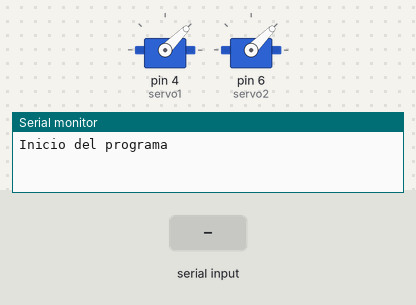
Simulated run of this sketch. Board: Arduino Uno, built with avr-gcc and run on an emulated ATmega328P. On the bench: 2 × servo, the last lines printed to the serial monitor. The inputs (shaded band) are chosen by the test bench.

Above: at 1.2 s.
1.3 s: "b" received over the second serial link
At 2.1 s:
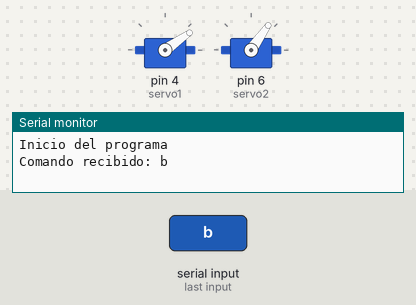
2.8 s: "a" received over the second serial link
At 3.3 s:
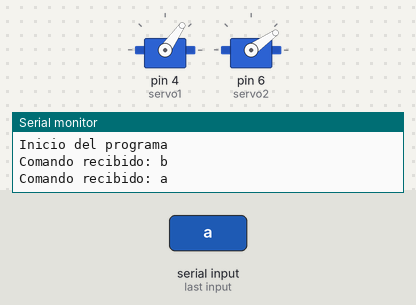
4.4 s: "d" received over the second serial link
At 5.6 s:
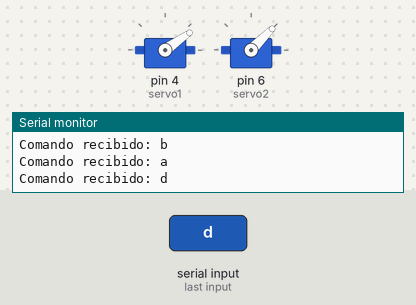
5.9 s: "c" received over the second serial link
At 6.8 s:
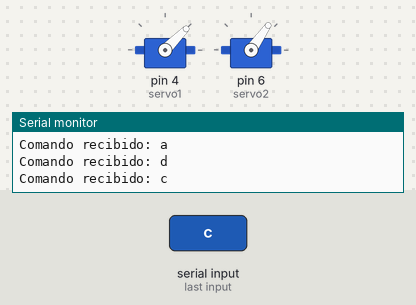
7.4 s: "b" received over the second serial link
At 8.0 s:
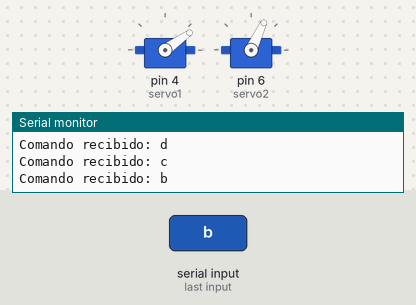
8.9 s: "a" received over the second serial link
At 10.5 s:
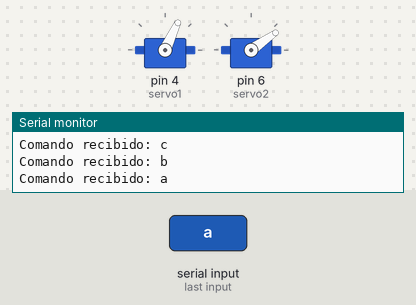
Timing chart, 0 to 12.0 s (numbered marks = the images above; inputs shaded):
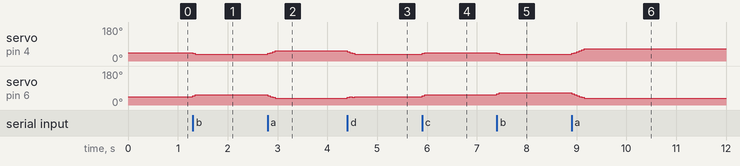

Measured:
- after the input at 1.3 s, servo on pin 4 (servo1): 45° → 35° at once; servo on pin 6 (servo2): 45° → 55° at once
- after the input at 2.8 s, servo on pin 4 (servo1): 35° → 55° at once; servo on pin 6 (servo2): 55° → 35° at once
- after the input at 4.4 s, servo on pin 4 (servo1): 55° → 35° at once; servo on pin 6 (servo2): 35° → 45° at once
- after the input at 5.9 s, servo on pin 4 (servo1): 35° → 45° at once; servo on pin 6 (servo2): 45° → 55° at once
- after the input at 7.4 s, servo on pin 4 (servo1): 45° → 35° at once; servo on pin 6 (servo2): 55° → 65° at once
- after the input at 8.9 s, servo on pin 4 (servo1): 35° → 65° at once; servo on pin 6 (servo2): 65° → 35° at once

The sketch:

proyecto_2_wifi.ino
```cpp
#include <SoftwareSerial.h>
#include <Servo.h>

SoftwareSerial mySerial(2, 3); // RX, TX
Servo servo1, servo2; // Asume que se están usando las librerías Servo para controlar los servos
char ultimoComando = '\0'; // Variable para almacenar el último comando recibido

int left=45;
int right=45;
int tiempo=50;
int left_start=55;
int right_start=35;
int left_end=35;
int right_end=55;

void setup() {
  Serial.begin(9600); // Inicializa el puerto Serial para el Monitor Serie
  mySerial.begin(9600); // Inicializa SoftwareSerial

  servo1.attach(4);
  servo2.attach(6);
  servo1.write(left);
  servo2.write(right);
  Serial.println("Inicio del programa"); // Mensaje inicial
}

void loop() {

  if (mySerial.available() > 0) {
    char var = mySerial.read();
    Serial.print("Comando recibido: ");
    Serial.println(var);
    mySerial.flush();  // Limpia el buffer después de leer

    if (var != ultimoComando) { // Solo procesa si el comando es nuevo
      ultimoComando = var;  // Actualiza el último comando recibido

      switch (var) {
        case 'b':
        while (left > left_end or right < right_end) {
          left -= 5;
          right += 5;
          servo1.write(left);
          servo2.write(right);
          delay(tiempo);
        }
        // Valores finales:
        // servo1.write(30);
        // servo2.write(56);
        break;

      case 'a':
        while (left < left_start or right > right_start) {
          left += 5;
          right -= 5;
          servo1.write(left);
          servo2.write(right);
          delay(tiempo);
        }
        // Valores finales:
        // servo1.write(56);
        // servo2.write(34);
        break;

      case 'd':
        while (left > left_end or right != 45) {
          if (right < 45) {
            right += 5;
          } else {
            right -= 5;
          }
          left -= 5;
          servo1.write(left);
          servo2.write(right);
          delay(tiempo);
        }
        // Valores finales:
        // servo1.write(30);
        // servo2.write(45);
        break;

      case 'c':
        while (left != 45 or right < right_end) {
          if (left < 45) {
            left += 5;
          } else {
            left -= 5;
          }
          right += 5;
          servo1.write(left);
          servo2.write(right);
          delay(tiempo);
        }
        // Valores finales:
        // servo1.write(45);
        // servo2.write(56);
        break;

      case 'e':
        while (left != 45 or left != 45) {
            if (left < 45) {
              left += 5;
            } else {
              left -= 5;
            }
            if (right < 45) {
              right += 5;
            } else {
              right -= 5;
            }
          servo1.write(left);
          servo2.write(right);
          delay(tiempo);
        }
        // Valores finales:
        // servo1.write(45);
        // servo2.write(45);
        break;
      }
    }
  }
}
```
